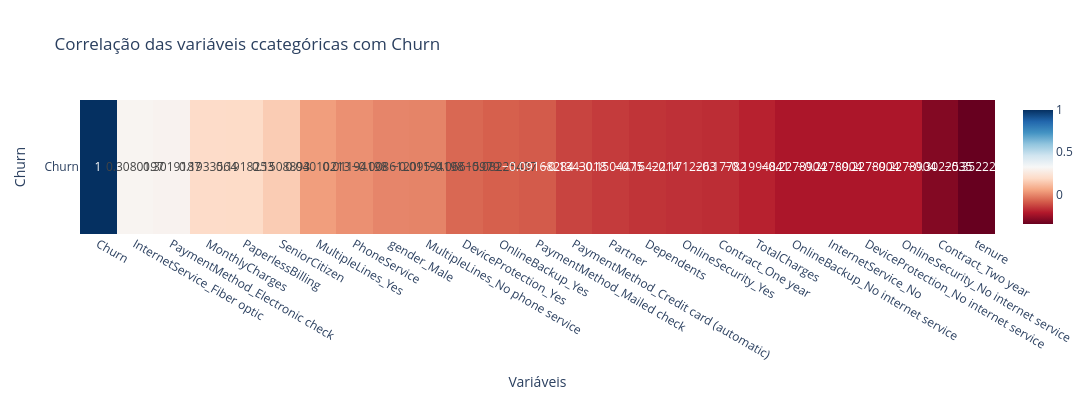

The notebook cell saved with this chart:
### Code cell
import pandas as pd
import plotly.express as px

df_work = df.copy()

# Remover ID
df_work = df_work.drop(columns=['customerID'], errors='ignore')

# Colunas com saída Yes/No (binárias) -> mapear para 1/0
yn_cols = [
    'SeniorCitizen','Partner','Dependents','PhoneService','TechSupport',
    'StreamingTV','StreamingMovies','PaperlessBilling','Churn'
]

# Garantir que só mapeia colunas que existem no df
yn_cols = [c for c in yn_cols if c in df_work.columns]

# Mapear Yes/No -> 1/0
for c in yn_cols:
    if df_work[c].dtype in ['object', 'category', 'bool']:
        df_work[c] = df_work[c].replace({'Yes': 1, 'No': 0})

# One-hot encoding SOMENTE nas demais categóricas (que não são Yes/No)
cat_cols = df_work.select_dtypes(include=['object', 'category', 'bool']).columns.tolist()
cat_cols = [c for c in cat_cols if c not in yn_cols]  # exclui as binárias

df_encoded = pd.get_dummies(df_work, columns=cat_cols, drop_first=True)

# Correlação com Churn
corr_matrix = df_encoded.corr(numeric_only=True)
corr_churn = corr_matrix[['Churn']].sort_values(by='Churn', ascending=False)

# Heatmap
fig = px.imshow(
    corr_churn.T,
    text_auto=True,
    color_continuous_scale='RdBu',
    aspect="auto",
    title='Correlação das variáveis ccategóricas com Churn'
)
fig.update_layout(height=400, width=1200, xaxis_title="Variáveis", yaxis_title="Churn")
fig.show()

### Figure 1 — Plotly figure (JSON) as saved in the notebook; plotly's stock layout.template omitted (floating-point values rounded to 4 significant figures)
{"data": [{"coloraxis": "coloraxis", "hovertemplate": "x: %{x}<br>y: %{y}<br>color: %{z}<extra></extra>", "name": "0", "texttemplate": "%{z}", "type": "heatmap", "x": ["Churn", "InternetService_Fiber optic", "PaymentMethod_Electronic check", "MonthlyCharges", "PaperlessBilling", "SeniorCitizen", "MultipleLines_Yes", "PhoneService", "gender_Male", "MultipleLines_No phone service", "DeviceProtection_Yes", "OnlineBackup_Yes", "PaymentMethod_Mailed check", "PaymentMethod_Credit card (automatic)", "Partner", "Dependents", "OnlineSecurity_Yes", "Contract_One year", "TotalCharges", "OnlineBackup_No internet service", "InternetService_No", "DeviceProtection_No internet service", "OnlineSecurity_No internet service", "Contract_Two year", "tenure"], "xaxis": "x", "y": ["Churn"], "yaxis": "y", "z": [[1.0, 0.308, 0.3019, 0.1934, 0.1918, 0.1509, 0.0401, 0.01194, -0.008612, -0.01194, -0.06616, -0.08225, -0.09168, -0.1343, -0.1504, -0.1642, -0.1712, -0.1778, -0.1995, -0.2279, -0.2279, -0.2279, -0.2279, -0.3023, -0.3522]]}], "layout": {"coloraxis": {"colorscale": [[0, "rgb(103,0,31)"], [0.1, "rgb(178,24,43)"], [0.2, "rgb(214,96,77)"], [0.3, "rgb(244,165,130)"], [0.4, "rgb(253,219,199)"], [0.5, "rgb(247,247,247)"], [0.6, "rgb(209,229,240)"], [0.7, "rgb(146,197,222)"], [0.8, "rgb(67,147,195)"], [0.9, "rgb(33,102,172)"], [1, "rgb(5,48,97)"]]}, "height": 400, "title": {"text": "Correlação das variáveis ccategóricas com Churn"}, "width": 1200, "xaxis": {"anchor": "y", "domain": [0, 1], "title": {"text": "Variáveis"}}, "yaxis": {"anchor": "x", "autorange": "reversed", "domain": [0, 1], "title": {"text": "Churn"}}}}
